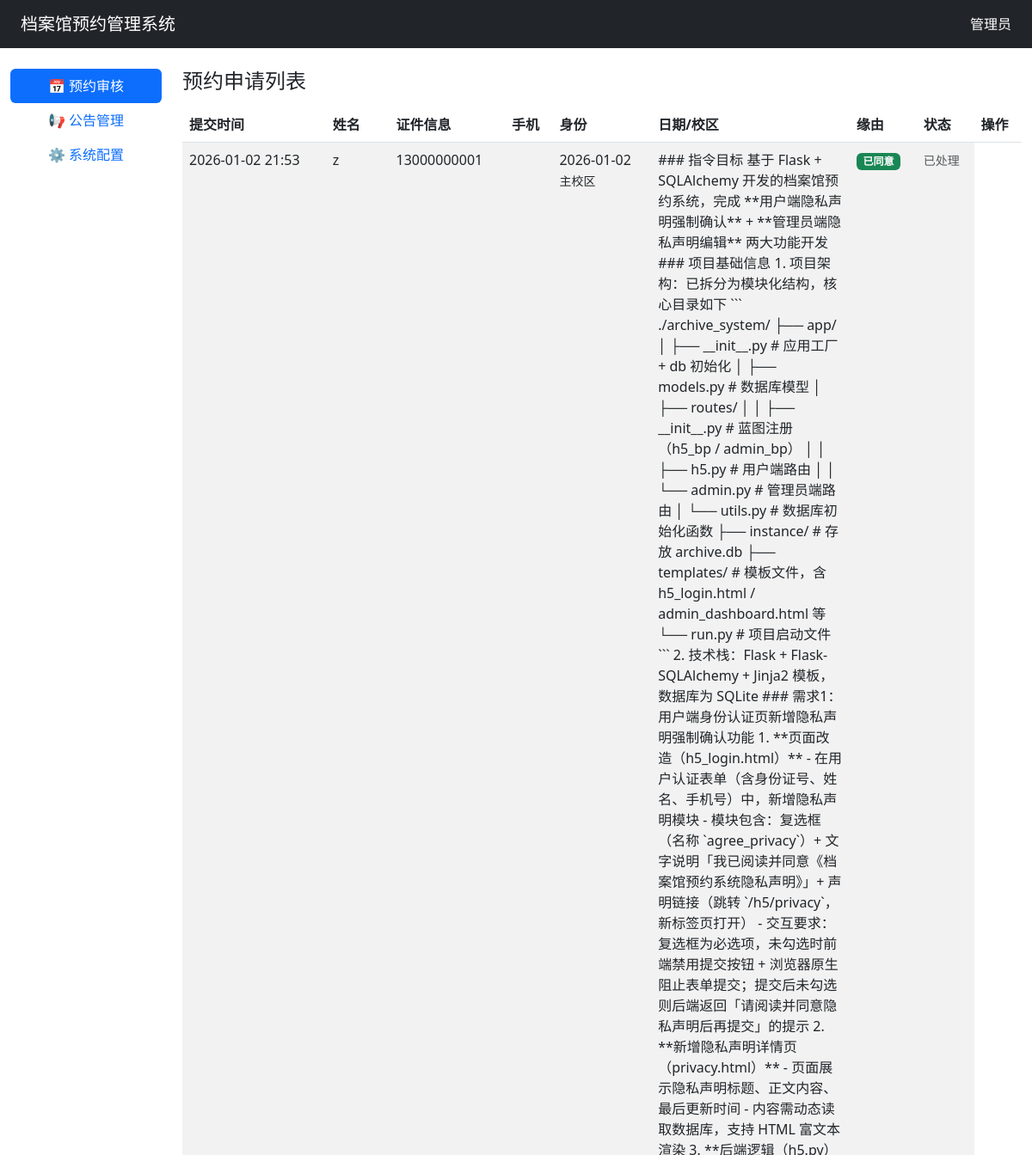
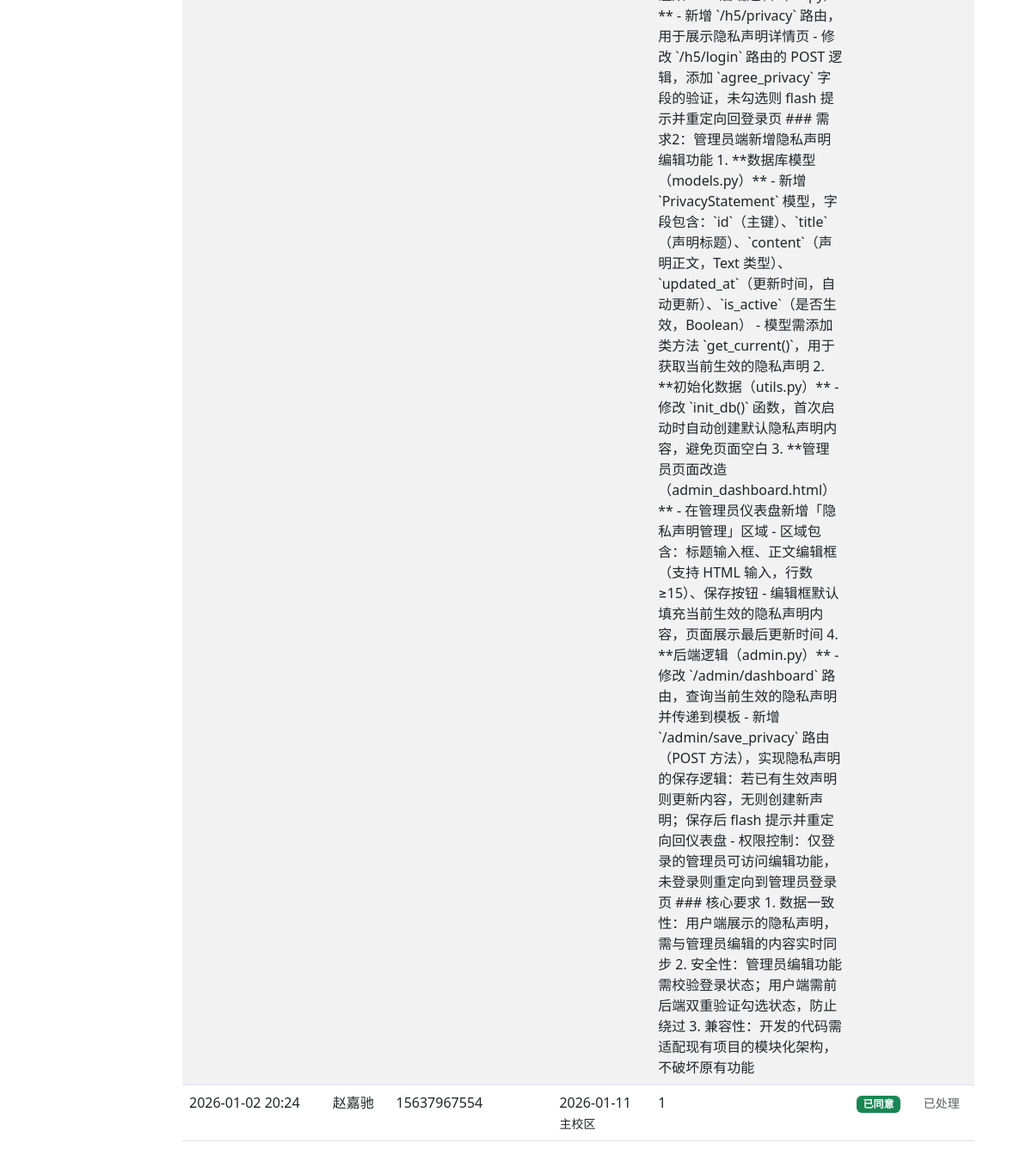
The app's page /admin/dashboard (signed in) with its own data (2 pictures, top to bottom).
### app.py (models this page shows)
class Reservation(db.Model):
    id = db.Column(db.Integer, primary_key=True)
    user_id = db.Column(db.Integer, db.ForeignKey("user.id"), nullable=False)
    area = db.Column(db.String(50))
    visit_date = db.Column(db.String(20))  # 简化为字符串，实际项目可用Date类型
    visit_time = db.Column(db.String(50))
    reason = db.Column(db.String(200))
    res_type = db.Column(db.String(10))  # 个人/团队
    identity = db.Column(db.String(50))
    status = db.Column(db.String(20), default="待审核")  # 待审核, 已同意, 已拒绝
    reject_reason = db.Column(db.String(200))
    created_at = db.Column(db.DateTime, default=datetime.now)
    user = db.relationship("User", backref=db.backref("reservations", lazy=True))

class User(db.Model):
    id = db.Column(db.Integer, primary_key=True)
    id_type = db.Column(db.String(50), default="身份证", nullable=False)
    id_card = db.Column(db.String(50), unique=True, nullable=False)
    name = db.Column(db.String(50), nullable=False)
    phone = db.Column(db.String(20), nullable=False)

### app.py (the view, shortened to what this page needs)
@app.route("/admin/dashboard")
def admin_dashboard():
    if not session.get("admin_logged_in"):
        return redirect(url_for("admin_login"))
    keyword = request.args.get('keyword', '').strip()
    status_filter = request.args.get('status', '').strip()
    query = Reservation.query.join(User)
    if status_filter:
        query = query.filter(Reservation.status == status_filter)
    status_order = case(
        (Reservation.status == '待审核', 0),
        else_=1
    )
    reservations = query.order_by(status_order.asc(), Reservation.created_at.desc()).all()
    announcements = Announcement.query.order_by(Announcement.created_at.desc()).all()
    config = SystemConfig.query.first()
    return render_template(
        "admin_dashboard.html",
        reservations=reservations,
        announcements=announcements,
        config=config,
        curr_keyword=keyword,
        curr_status=status_filter
    )

### templates/admin_dashboard.html (shortened to what this page needs)
<!DOCTYPE html>
<html lang="zh">
<head>
    <link href="{{ url_for('static', filename='css/bootstrap.min.css') }}" rel="stylesheet">
</head>
<body>
    <nav class="navbar navbar-dark bg-dark px-4">
        <a class="navbar-brand" href="#">档案馆预约管理系统</a>
        <span class="navbar-text text-white">管理员</span>
    </nav>
    <div class="container-fluid mt-4">
        <div class="row">
            <div class="col-md-2">
                <div class="nav flex-column nav-pills" id="v-pills-tab" role="tablist">
                    <button class="nav-link active" data-bs-toggle="pill" data-bs-target="#tab-audit">📅 预约审核</button>
                    <button class="nav-link" data-bs-toggle="pill" data-bs-target="#tab-notice">📢 公告管理</button>
                    <button class="nav-link" data-bs-toggle="pill" data-bs-target="#tab-config">⚙️ 系统配置</button>
                </div>
            </div>
            <div class="col-md-10">
                <div class="tab-content">
                    <div class="tab-pane fade show active" id="tab-audit">
                        <h4>预约申请列表</h4>
                        <table class="table table-striped table-hover mt-3">
                            <thead>
                                <tr>
                                    <th>提交时间</th>
                                    <th>姓名</th>
                                    <th>证件信息</th>
                                    <th>手机</th>
                                    <th>身份</th>
                                    <th>日期/校区</th>
                                    <th>缘由</th>
                                    <th>状态</th>
                                    <th>操作</th>
                                </tr>
                            </thead>
                            <tbody>
                                {% for res in reservations %}
                                <tr>
                                    <td>{{ res.created_at.strftime('%Y-%m-%d %H:%M') }}</td>
                                    <td>{{ res.user.name }}</td>
                                    <td>{{ res.user.phone }}</td>
                                    <td></td>
                                    <td>{{ res.visit_date }}<br><small>{{ res.area }}</small></td>
                                    <td style="max-width: 200px;">{{ res.reason }}</td>
                                    <td>
                                        {% if res.status == '待审核' %}
                                        <span class="badge bg-warning text-dark">待审核</span>
                                        {% elif res.status == '已同意' %}
                                        <span class="badge bg-success">已同意</span>
                                        {% else %}
                                        <span class="badge bg-danger">已拒绝</span>
                                        {% endif %}
                                    </td>
                                    <td>
                                        {% if res.status == '待审核' %}
                                        <form method="POST" action="{{ url_for('admin_audit', res_id=res.id) }}"
                                            class="d-flex gap-1">
                                            <button name="action" value="approve"
                                                class="btn btn-sm btn-success">同意</button>
                                            <button type="button" class="btn btn-sm btn-danger"
                                                onclick="promptReject('{{ res.id }}')">拒绝</button>
                                            <input type="hidden" name="action" value="reject" id="action-{{ res.id }}"
                                                disabled>
                                            <input type="hidden" name="reject_reason" id="reason-{{ res.id }}">
                                        </form>
                                        {% else %}
                                        <small class="text-muted">已处理</small>
                                        {% endif %}
                                    </td>
                                </tr>
                                {% endfor %}
                            </tbody>
                        </table>
                    </div>
                </div>
            </div>
        </div>
    </div>
</body>
</html>

### records on screen
Reservation: created_at "2026-01-02 21:53", user.name "z", user.phone "13000000001", visit_date "2026-01-02", area "主校区", reason "### 指令目标 基于 Flask + SQLAlchemy 开发的档案馆预约系统，完成 **用户端隐私声明强制确认** + **管理员端隐私声明编辑** 两大功能开发 ### 项目基础信息 1. 项目架构：已拆分为模块化结构，核心目录如下 ``` ./archive_system/ ├── app/ │ ├── __init__.py # 应用工厂 + db 初始化 │ ├── models.py # 数据库模型 │ ├── routes/ │ │ ├── __init__.py # 蓝图注册（h5_bp / admin_bp） │ │ ├── h5.py # 用户端路由 │ │ └── admin.py # 管理员端路由 │ └── utils.py # 数据库初始化函数 ├── instance/ # 存放 archive.db ├── templates/ # 模板文件，含 h5_login.html / admin_dashboard.html 等 └── run.py # 项目启动文件 ``` 2. 技术栈：Flask + Flask-SQLAlchemy + Jinja2 模板，数据库为 SQLite ### 需求1：用户端身份认证页新增隐私声明强制确认功能 1. **页面改造（h5_login.html）** - 在用户认证表单（含身份证号、姓名、手机号）中，新增隐私声明模块 - 模块包含：复选框（名称 `agree_privacy`）+ 文字说明「我已阅读并同意《档案馆预约系统隐私声明》」+ 声明链接（跳转 `/h5/privacy`，新标签页打开） -…", status "已同意"
Reservation: created_at "2026-01-02 20:24", user.name "赵嘉驰", user.phone "15637967554", visit_date "2026-01-11", area "主校区", reason "1", status "已同意"
